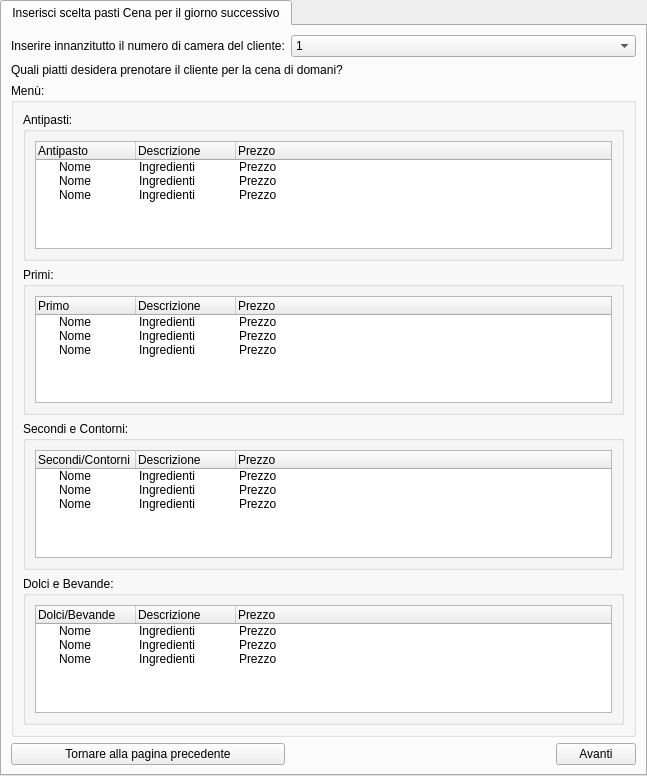
<?xml version="1.0" encoding="UTF-8"?>
<ui version="4.0">
 <class>tabwidgetInserisciSceltaPastiCena</class>
 <widget class="QTabWidget" name="tabwidgetInserisciSceltaPastiCena">
  <property name="geometry">
   <rect>
    <x>0</x>
    <y>0</y>
    <width>647</width>
    <height>776</height>
   </rect>
  </property>
  <property name="windowTitle">
   <string>Inserisci scelta pasti Cena per il giorno successivo</string>
  </property>
  <widget class="QWidget" name="tab">
   <attribute name="title">
    <string>Inserisci scelta pasti Cena per il giorno successivo</string>
   </attribute>
   <layout class="QGridLayout" name="gridLayout">
    <item row="1" column="0" colspan="2">
     <widget class="QLabel" name="labelDomanda">
      <property name="text">
       <string>Quali piatti desidera prenotare il cliente per la cena di domani?</string>
      </property>
     </widget>
    </item>
    <item row="0" column="0">
     <widget class="QLabel" name="labelNumeroCamera">
      <property name="text">
       <string>Inserire innanzitutto il numero di camera del cliente:</string>
      </property>
     </widget>
    </item>
    <item row="3" column="2">
     <widget class="QPushButton" name="btnAvanti">
      <property name="text">
       <string>Avanti</string>
      </property>
     </widget>
    </item>
    <item row="3" column="0">
     <widget class="QPushButton" name="btnTornarePaginaPrecedente">
      <property name="text">
       <string>Tornare alla pagina precedente</string>
      </property>
     </widget>
    </item>
    <item row="2" column="0" colspan="3">
     <widget class="QGroupBox" name="groupboxSchedaMenu">
      <property name="title">
       <string>Menù:</string>
      </property>
      <layout class="QVBoxLayout" name="verticalLayout_2">
       <item>
        <widget class="QGroupBox" name="groupboxAntipasti">
         <property name="title">
          <string>Antipasti:</string>
         </property>
         <layout class="QVBoxLayout" name="verticalLayout_3">
          <item>
           <widget class="QTreeWidget" name="treewidgetAntipasti">
            <property name="selectionMode">
             <enum>QAbstractItemView::MultiSelection</enum>
            </property>
            <column>
             <property name="text">
              <string>Antipasto</string>
             </property>
            </column>
            <column>
             <property name="text">
              <string>Descrizione</string>
             </property>
            </column>
            <column>
             <property name="text">
              <string>Prezzo</string>
             </property>
            </column>
            <item>
             <property name="text">
              <string>Nome</string>
             </property>
             <property name="text">
              <string>Ingredienti</string>
             </property>
             <property name="text">
              <string>Prezzo</string>
             </property>
            </item>
            <item>
             <property name="text">
              <string>Nome</string>
             </property>
             <property name="text">
              <string>Ingredienti</string>
             </property>
             <property name="text">
              <string>Prezzo</string>
             </property>
            </item>
            <item>
             <property name="text">
              <string>Nome</string>
             </property>
             <property name="text">
              <string>Ingredienti</string>
             </property>
             <property name="text">
              <string>Prezzo</string>
             </property>
            </item>
           </widget>
          </item>
         </layout>
        </widget>
       </item>
       <item>
        <widget class="QGroupBox" name="groupboxPrimi">
         <property name="title">
          <string>Primi:</string>
         </property>
         <layout class="QVBoxLayout" name="verticalLayout_4">
          <item>
           <widget class="QTreeWidget" name="treewidgetPrimi">
            <property name="selectionMode">
             <enum>QAbstractItemView::MultiSelection</enum>
            </property>
            <column>
             <property name="text">
              <string>Primo</string>
             </property>
            </column>
            <column>
             <property name="text">
              <string>Descrizione</string>
             </property>
            </column>
            <column>
             <property name="text">
              <string>Prezzo</string>
             </property>
            </column>
            <item>
             <property name="text">
              <string>Nome</string>
             </property>
             <property name="text">
              <string>Ingredienti</string>
             </property>
             <property name="text">
              <string>Prezzo</string>
             </property>
            </item>
            <item>
             <property name="text">
              <string>Nome</string>
             </property>
             <property name="text">
              <string>Ingredienti</string>
             </property>
             <property name="text">
              <string>Prezzo</string>
             </property>
            </item>
            <item>
             <property name="text">
              <string>Nome</string>
             </property>
             <property name="text">
              <string>Ingredienti</string>
             </property>
             <property name="text">
              <string>Prezzo</string>
             </property>
            </item>
           </widget>
          </item>
         </layout>
        </widget>
       </item>
       <item>
        <widget class="QGroupBox" name="groupboxSecondiContorni">
         <property name="title">
          <string>Secondi e Contorni:</string>
         </property>
         <layout class="QVBoxLayout" name="verticalLayout_5">
          <item>
           <widget class="QTreeWidget" name="treewidgetSecondiContorni">
            <property name="selectionMode">
             <enum>QAbstractItemView::MultiSelection</enum>
            </property>
            <column>
             <property name="text">
              <string>Secondi/Contorni</string>
             </property>
            </column>
            <column>
             <property name="text">
              <string>Descrizione </string>
             </property>
            </column>
            <column>
             <property name="text">
              <string>Prezzo</string>
             </property>
            </column>
            <item>
             <property name="text">
              <string>Nome</string>
             </property>
             <property name="text">
              <string>Ingredienti</string>
             </property>
             <property name="text">
              <string>Prezzo</string>
             </property>
            </item>
            <item>
             <property name="text">
              <string>Nome</string>
             </property>
             <property name="text">
              <string>Ingredienti</string>
             </property>
             <property name="text">
              <string>Prezzo</string>
             </property>
            </item>
            <item>
             <property name="text">
              <string>Nome</string>
             </property>
             <property name="text">
              <string>Ingredienti</string>
             </property>
             <property name="text">
              <string>Prezzo</string>
             </property>
            </item>
           </widget>
          </item>
         </layout>
        </widget>
       </item>
       <item>
        <widget class="QGroupBox" name="groupboxDolciBevande">
         <property name="title">
          <string>Dolci e Bevande:</string>
         </property>
         <layout class="QVBoxLayout" name="verticalLayout_6">
          <item>
           <widget class="QTreeWidget" name="treewidgetDolciBevande">
            <property name="selectionMode">
             <enum>QAbstractItemView::MultiSelection</enum>
            </property>
            <column>
             <property name="text">
              <string>Dolci/Bevande</string>
             </property>
            </column>
            <column>
             <property name="text">
              <string>Descrizione</string>
             </property>
            </column>
            <column>
             <property name="text">
              <string>Prezzo</string>
             </property>
            </column>
            <item>
             <property name="text">
              <string>Nome</string>
             </property>
             <property name="text">
              <string>Ingredienti</string>
             </property>
             <property name="text">
              <string>Prezzo</string>
             </property>
            </item>
            <item>
             <property name="text">
              <string>Nome</string>
             </property>
             <property name="text">
              <string>Ingredienti</string>
             </property>
             <property name="text">
              <string>Prezzo</string>
             </property>
            </item>
            <item>
             <property name="text">
              <string>Nome</string>
             </property>
             <property name="text">
              <string>Ingredienti</string>
             </property>
             <property name="text">
              <string>Prezzo</string>
             </property>
            </item>
           </widget>
          </item>
         </layout>
        </widget>
       </item>
      </layout>
     </widget>
    </item>
    <item row="0" column="1" colspan="2">
     <widget class="QComboBox" name="comboboxInserisciNumeroCamera">
      <item>
       <property name="text">
        <string>1</string>
       </property>
      </item>
      <item>
       <property name="text">
        <string>2</string>
       </property>
      </item>
      <item>
       <property name="text">
        <string>3</string>
       </property>
      </item>
      <item>
       <property name="text">
        <string>4</string>
       </property>
      </item>
      <item>
       <property name="text">
        <string>5</string>
       </property>
      </item>
      <item>
       <property name="text">
        <string>6</string>
       </property>
      </item>
      <item>
       <property name="text">
        <string>7</string>
       </property>
      </item>
      <item>
       <property name="text">
        <string>8</string>
       </property>
      </item>
      <item>
       <property name="text">
        <string>9</string>
       </property>
      </item>
      <item>
       <property name="text">
        <string>10</string>
       </property>
      </item>
      <item>
       <property name="text">
        <string>11</string>
       </property>
      </item>
      <item>
       <property name="text">
        <string>12</string>
       </property>
      </item>
      <item>
       <property name="text">
        <string>13</string>
       </property>
      </item>
      <item>
       <property name="text">
        <string>14</string>
       </property>
      </item>
      <item>
       <property name="text">
        <string>15</string>
       </property>
      </item>
      <item>
       <property name="text">
        <string>16</string>
       </property>
      </item>
      <item>
       <property name="text">
        <string>17</string>
       </property>
      </item>
      <item>
       <property name="text">
        <string>18</string>
       </property>
      </item>
      <item>
       <property name="text">
        <string>19</string>
       </property>
      </item>
      <item>
       <property name="text">
        <string>20</string>
       </property>
      </item>
      <item>
       <property name="text">
        <string>21</string>
       </property>
      </item>
      <item>
       <property name="text">
        <string>22</string>
       </property>
      </item>
      <item>
       <property name="text">
        <string>23</string>
       </property>
      </item>
      <item>
       <property name="text">
        <string>24</string>
       </property>
      </item>
      <item>
       <property name="text">
        <string>25</string>
       </property>
      </item>
      <item>
       <property name="text">
        <string>26</string>
       </property>
      </item>
      <item>
       <property name="text">
        <string>27</string>
       </property>
      </item>
      <item>
       <property name="text">
        <string>28</string>
       </property>
      </item>
      <item>
       <property name="text">
        <string>29</string>
       </property>
      </item>
      <item>
       <property name="text">
        <string>30</string>
       </property>
      </item>
      <item>
       <property name="text">
        <string>31</string>
       </property>
      </item>
      <item>
       <property name="text">
        <string>32</string>
       </property>
      </item>
      <item>
       <property name="text">
        <string>33</string>
       </property>
      </item>
      <item>
       <property name="text">
        <string>34</string>
       </property>
      </item>
      <item>
       <property name="text">
        <string>35</string>
       </property>
      </item>
      <item>
       <property name="text">
        <string>36</string>
       </property>
      </item>
     </widget>
    </item>
    <item row="3" column="1">
     <spacer name="horizontalSpacer">
      <property name="orientation">
       <enum>Qt::Horizontal</enum>
      </property>
      <property name="sizeHint" stdset="0">
       <size>
        <width>40</width>
        <height>20</height>
       </size>
      </property>
     </spacer>
    </item>
   </layout>
  </widget>
 </widget>
 <resources/>
 <connections/>
</ui>
